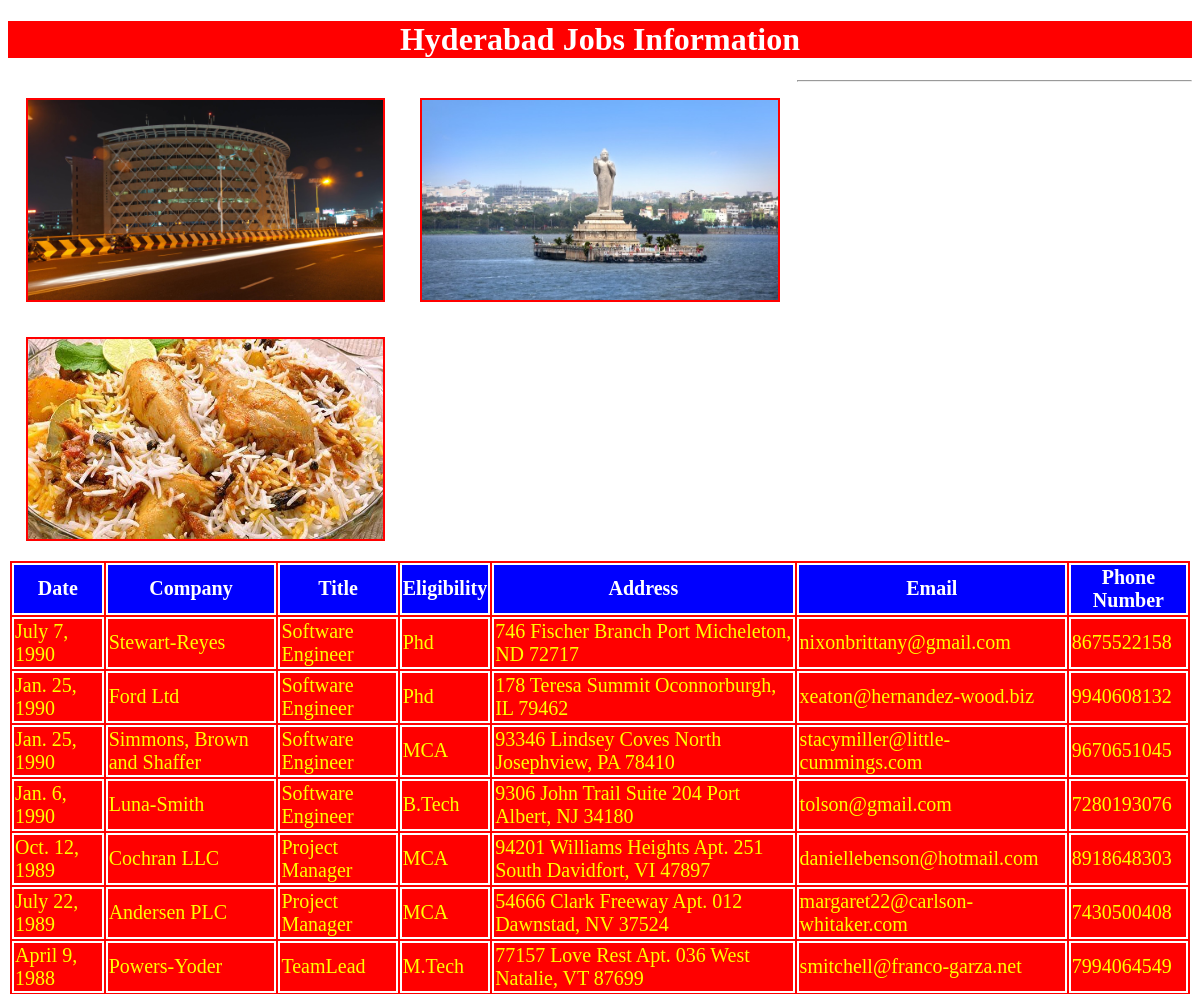
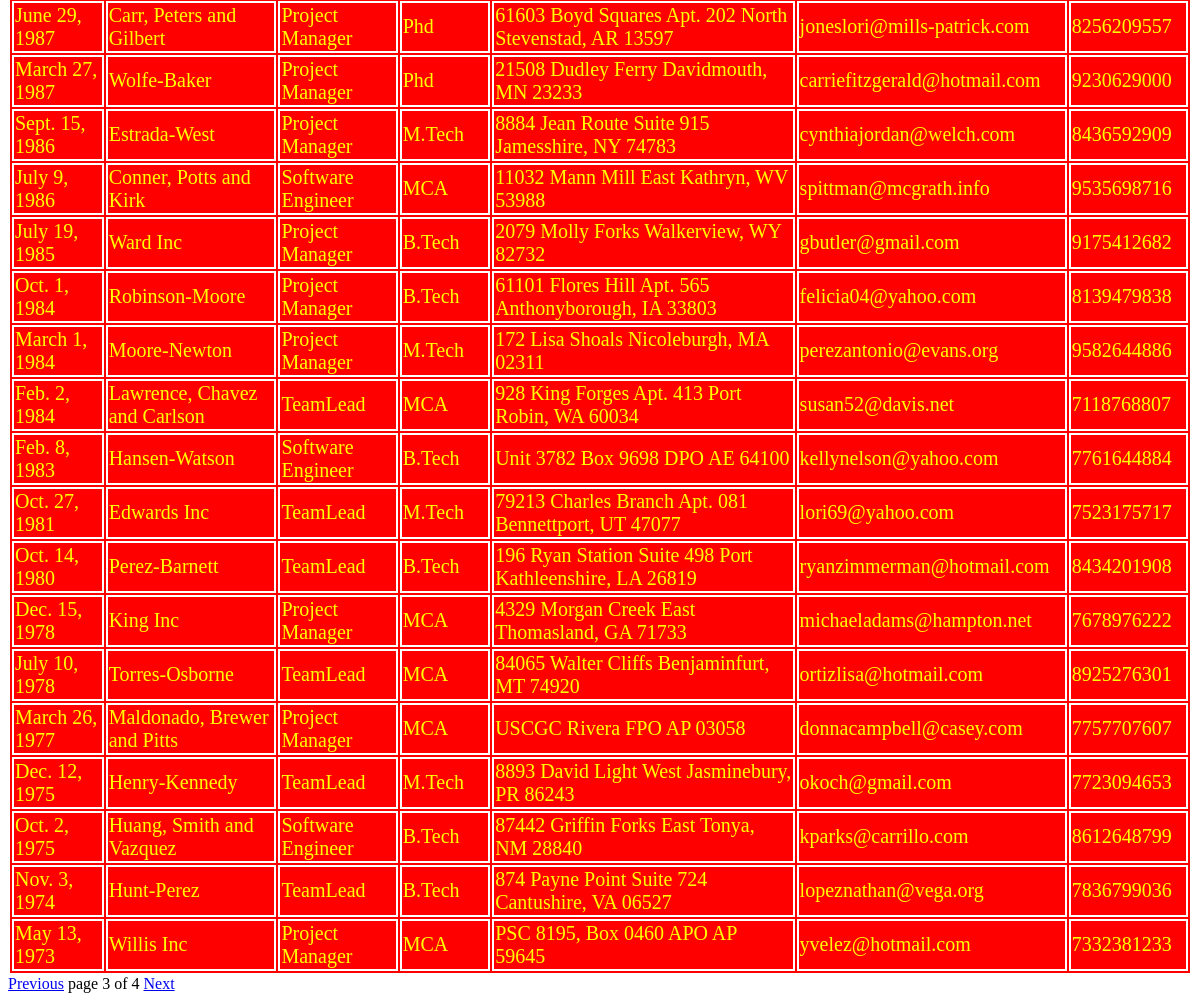
/hydjobs/?page=3, run on the app's committed database (2 pictures, top to bottom).
### testapp/models.py (models this page shows)
class hydjobs(models.Model):
    date=models.DateField();
    company=models.CharField(max_length=100);
    title=models.CharField(max_length=100);
    eligibility=models.CharField(max_length=100);
    address=models.CharField(max_length=100);
    email=models.EmailField();
    phonenumber=models.IntegerField()

### testapp/views.py (the view)
# urls.py: url(r'^hydjobs/', views.hydjobs1),
def hydjobs1(request):
    jobs_list=hydjobs.objects.order_by('-date')
    paginator=Paginator(jobs_list,25)
    page_number=request.GET.get('page')
    try:
        jobs_list=paginator.page(page_number)
    except PageNotAnInteger:
        jobs_list=paginator.page(1)
    except EmptyPage:
        jobs_list=paginator.page(paginator.num_pages)
    return render(request,'testapp/hydjobs.html',{'jobs_list':jobs_list})

### templates/testapp/hydjobs.html (shortened to what this page needs)
<!DOCTYPE html>
{%load staticfiles%}
<html lang="en" dir="ltr">
  <head>
    <link rel="stylesheet" href="{% static "css/demodjproject.css" %}">
  </head>
  <body>
    <h1>Hyderabad Jobs Information</h1>
      <img src="{%static "images/hyd2.jpg"%}" alt="">
      <img src="{%static "images/hyd1.jpg"%}" alt="">
      <img src="{%static "images/hyd3.jpg"%}" alt="">
      <hr>
      {% if jobs_list %}
      <table id='tab'>
        <thead>
          <th>Date</th>
          <th>Company</th>
          <th>Title</th>
          <th>Eligibility</th>
          <th>Address</th>
          <th>Email</th>
          <th>Phone Number</th>
        </thead>
        {%for job in jobs_list %}
        <tr>
          <td>{{job.date}}</td>
          <td>{{job.company}}</td>
          <td>{{job.title}}</td>
          <td>{{job.eligibility}}</td>
          <td>{{job.address}}</td>
          <td>{{job.email}}</td>
          <td>{{job.phonenumber}}</td>
        </tr>
        {% endfor %}
      </table>
      {%include 'testapp/pagination.html' with page=jobs_list%}
      {%else %}
      <p>No Jobs Found in Hyderabad</p>
    {% endif %}
  </body>
</html>

### static/css/demodjproject.css (style rules this page uses)
body { background: url(https://images.unsplash.com/photo-1512665591-75fa7ba868d7?ixlib=rb-0.3.5&ixid=eyJhcHBfaWQiOjEyMDd9&s=9fff1ea450ba4c7242b1bd207630469f&auto=format&fit=crop&w=667&q=80) }
img { height: 200px; width:30%; float:left; margin:1.5%; border:2px solid red; }
h1 { color:white; text-align: center; background:red; }
table,thead,th,tr,td { color:yellow; border:2px solid white; font-size: 20px; margin:auto; background:red; }
thead,th { color:white; border:2px solid white; font-size: 20px; margin:auto; background:blue; }

### data on the page
hydjobs: date "July 7, 1990", company "Stewart-Reyes", title "Software Engineer", eligibility "Phd", address "746 Fischer Branch Port Micheleton, ND 72717", email "nixonbrittany@gmail.com", phonenumber "8675522158"
hydjobs: date "Jan. 25, 1990", company "Ford Ltd", title "Software Engineer", eligibility "Phd", address "178 Teresa Summit Oconnorburgh, IL 79462", email "xeaton@hernandez-wood.biz", phonenumber "9940608132"
hydjobs: date "Jan. 25, 1990", company "Simmons, Brown and Shaffer", title "Software Engineer", eligibility "MCA", address "93346 Lindsey Coves North Josephview, PA 78410", email "stacymiller@little-cummings.com", phonenumber "9670651045"
hydjobs: date "Jan. 6, 1990", company "Luna-Smith", title "Software Engineer", eligibility "B.Tech", address "9306 John Trail Suite 204 Port Albert, NJ 34180", email "tolson@gmail.com", phonenumber "7280193076"
hydjobs: date "Oct. 12, 1989", company "Cochran LLC", title "Project Manager", eligibility "MCA", address "94201 Williams Heights Apt. 251 South Davidfort, VI 47897", email "daniellebenson@hotmail.com", phonenumber "8918648303"
hydjobs: date "July 22, 1989", company "Andersen PLC", title "Project Manager", eligibility "MCA", address "54666 Clark Freeway Apt. 012 Dawnstad, NV 37524", email "margaret22@carlson-whitaker.com", phonenumber "7430500408"
hydjobs: date "April 9, 1988", company "Powers-Yoder", title "TeamLead", eligibility "M.Tech", address "77157 Love Rest Apt. 036 West Natalie, VT 87699", email "smitchell@franco-garza.net", phonenumber "7994064549"
hydjobs: date "June 29, 1987", company "Carr, Peters and Gilbert", title "Project Manager", eligibility "Phd", address "61603 Boyd Squares Apt. 202 North Stevenstad, AR 13597", email "joneslori@mills-patrick.com", phonenumber "8256209557"
hydjobs: date "March 27, 1987", company "Wolfe-Baker", title "Project Manager", eligibility "Phd", address "21508 Dudley Ferry Davidmouth, MN 23233", email "carriefitzgerald@hotmail.com", phonenumber "9230629000"
hydjobs: date "Sept. 15, 1986", company "Estrada-West", title "Project Manager", eligibility "M.Tech", address "8884 Jean Route Suite 915 Jamesshire, NY 74783", email "cynthiajordan@welch.com", phonenumber "8436592909"
hydjobs: date "July 9, 1986", company "Conner, Potts and Kirk", title "Software Engineer", eligibility "MCA", address "11032 Mann Mill East Kathryn, WV 53988", email "spittman@mcgrath.info", phonenumber "9535698716"
hydjobs: date "July 19, 1985", company "Ward Inc", title "Project Manager", eligibility "B.Tech", address "2079 Molly Forks Walkerview, WY 82732", email "gbutler@gmail.com", phonenumber "9175412682"
hydjobs: date "Oct. 1, 1984", company "Robinson-Moore", title "Project Manager", eligibility "B.Tech", address "61101 Flores Hill Apt. 565 Anthonyborough, IA 33803", email "felicia04@yahoo.com", phonenumber "8139479838"
hydjobs: date "March 1, 1984", company "Moore-Newton", title "Project Manager", eligibility "M.Tech", address "172 Lisa Shoals Nicoleburgh, MA 02311", email "perezantonio@evans.org", phonenumber "9582644886"
hydjobs: date "Feb. 2, 1984", company "Lawrence, Chavez and Carlson", title "TeamLead", eligibility "MCA", address "928 King Forges Apt. 413 Port Robin, WA 60034", email "susan52@davis.net", phonenumber "7118768807"
hydjobs: date "Feb. 8, 1983", company "Hansen-Watson", title "Software Engineer", eligibility "B.Tech", address "Unit 3782 Box 9698 DPO AE 64100", email "kellynelson@yahoo.com", phonenumber "7761644884"
hydjobs: date "Oct. 27, 1981", company "Edwards Inc", title "TeamLead", eligibility "M.Tech", address "79213 Charles Branch Apt. 081 Bennettport, UT 47077", email "lori69@yahoo.com", phonenumber "7523175717"
hydjobs: date "Oct. 14, 1980", company "Perez-Barnett", title "TeamLead", eligibility "B.Tech", address "196 Ryan Station Suite 498 Port Kathleenshire, LA 26819", email "ryanzimmerman@hotmail.com", phonenumber "8434201908"
hydjobs: date "Dec. 15, 1978", company "King Inc", title "Project Manager", eligibility "MCA", address "4329 Morgan Creek East Thomasland, GA 71733", email "michaeladams@hampton.net", phonenumber "7678976222"
hydjobs: date "July 10, 1978", company "Torres-Osborne", title "TeamLead", eligibility "MCA", address "84065 Walter Cliffs Benjaminfurt, MT 74920", email "ortizlisa@hotmail.com", phonenumber "8925276301"
hydjobs: date "March 26, 1977", company "Maldonado, Brewer and Pitts", title "Project Manager", eligibility "MCA", address "USCGC Rivera FPO AP 03058", email "donnacampbell@casey.com", phonenumber "7757707607"
hydjobs: date "Dec. 12, 1975", company "Henry-Kennedy", title "TeamLead", eligibility "M.Tech", address "8893 David Light West Jasminebury, PR 86243", email "okoch@gmail.com", phonenumber "7723094653"
hydjobs: date "Oct. 2, 1975", company "Huang, Smith and Vazquez", title "Software Engineer", eligibility "B.Tech", address "87442 Griffin Forks East Tonya, NM 28840", email "kparks@carrillo.com", phonenumber "8612648799"
hydjobs: date "Nov. 3, 1974", company "Hunt-Perez", title "TeamLead", eligibility "B.Tech", address "874 Payne Point Suite 724 Cantushire, VA 06527", email "lopeznathan@vega.org", phonenumber "7836799036"
hydjobs: date "May 13, 1973", company "Willis Inc", title "Project Manager", eligibility "MCA", address "PSC 8195, Box 0460 APO AP 59645", email "yvelez@hotmail.com", phonenumber "7332381233"

### other printed values
{{ page.number }} "3"
{{ page.paginator.num_pages }} "4"
